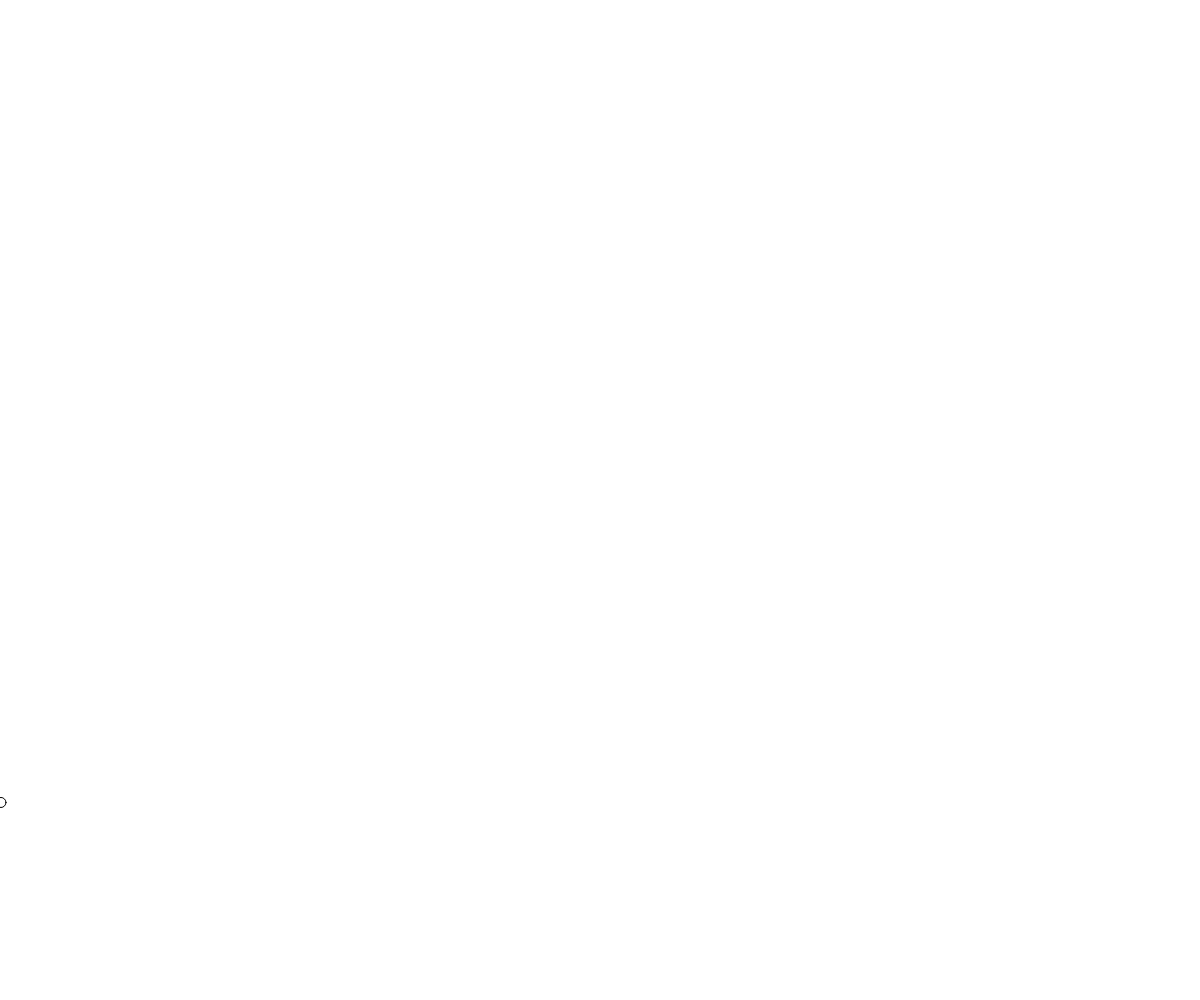
Frame 1 (no input)
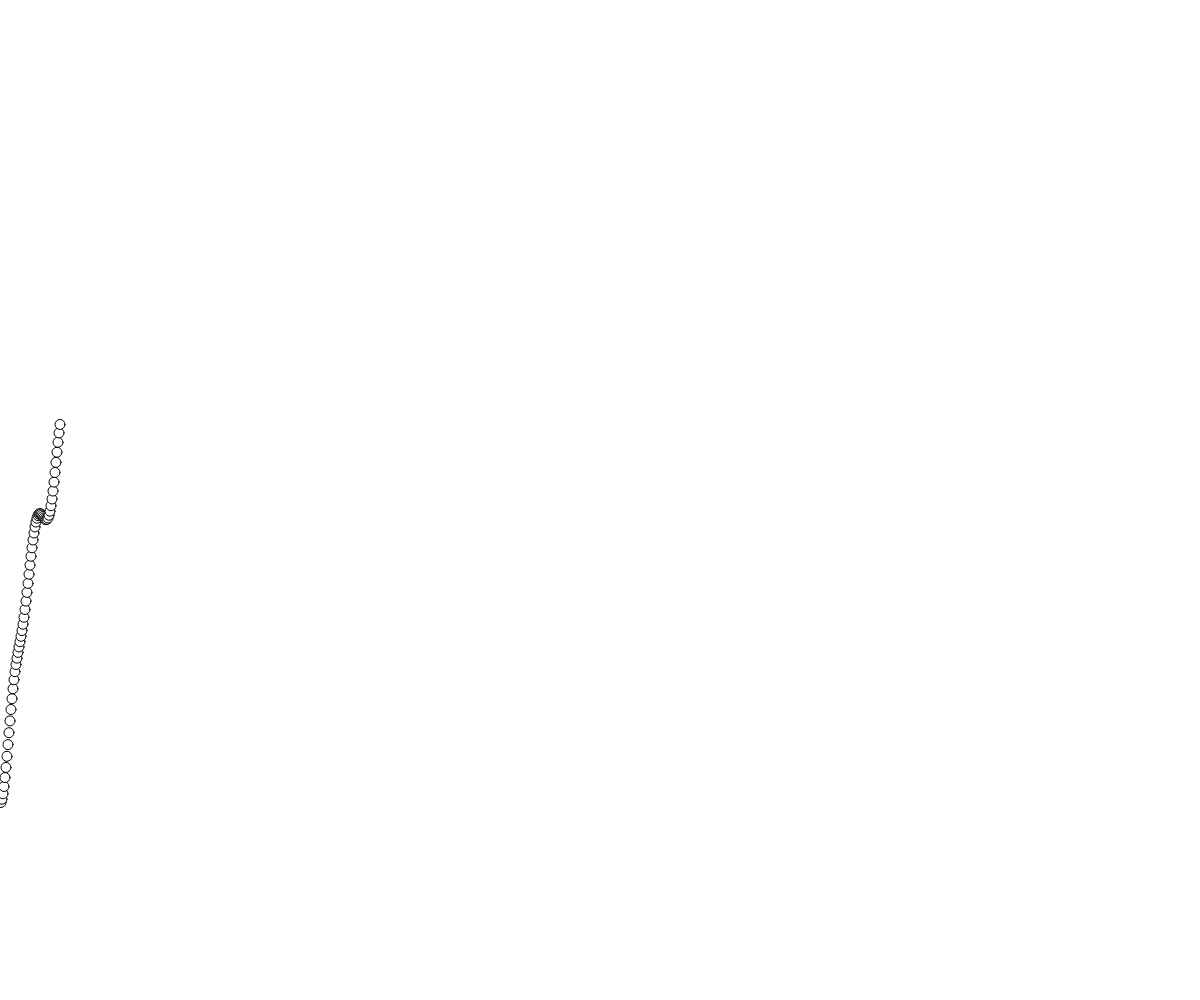
Frame 60 (no input)
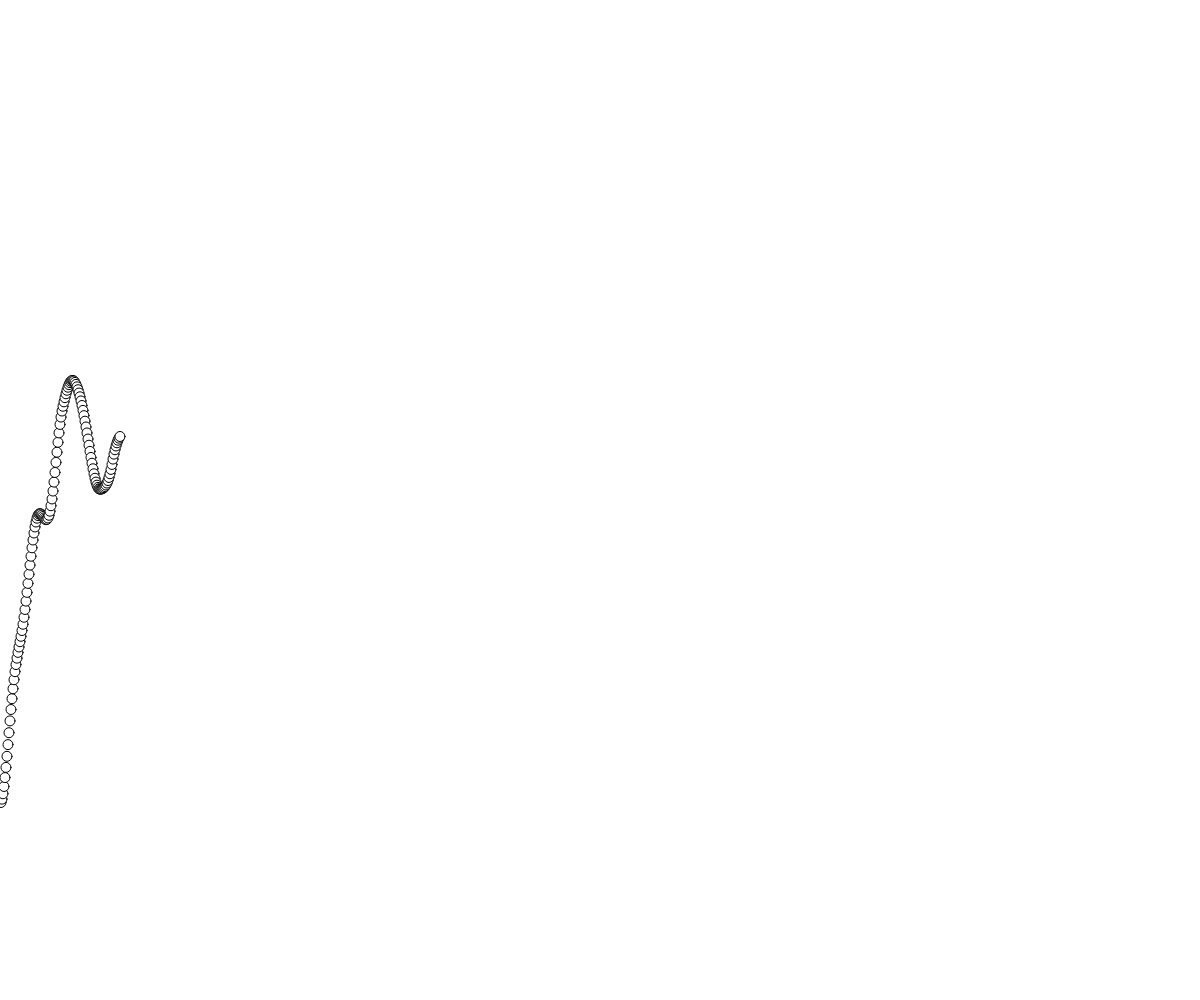
Frame 120 (the mouse pressed at the canvas centre since frame 60)

The p5.js sketch that drew these frames (run headless with seeded random() and noise() and a simulated clock; from frame 60 on, the mouse is pressed at the canvas centre):

// p5.js sketch
// ── sketch.js
function setup() {
  createCanvas(windowWidth,windowHeight);
}


var iterator = 0;

function draw() {
  iterator ++;
  //var x = noise(iterator/200 + 100) * height;
  var x = iterator;
  var y = noise(iterator/100) * width;

  ellipse(x, y, 10);
}
